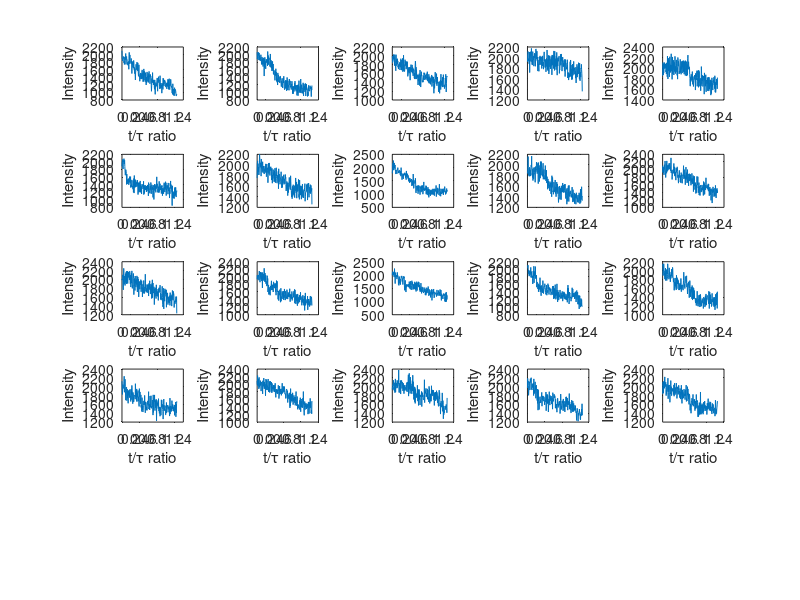
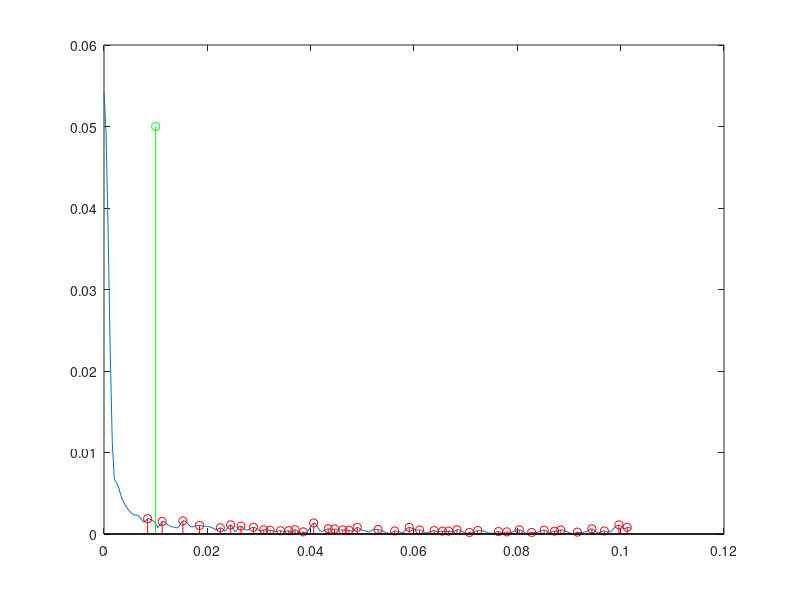
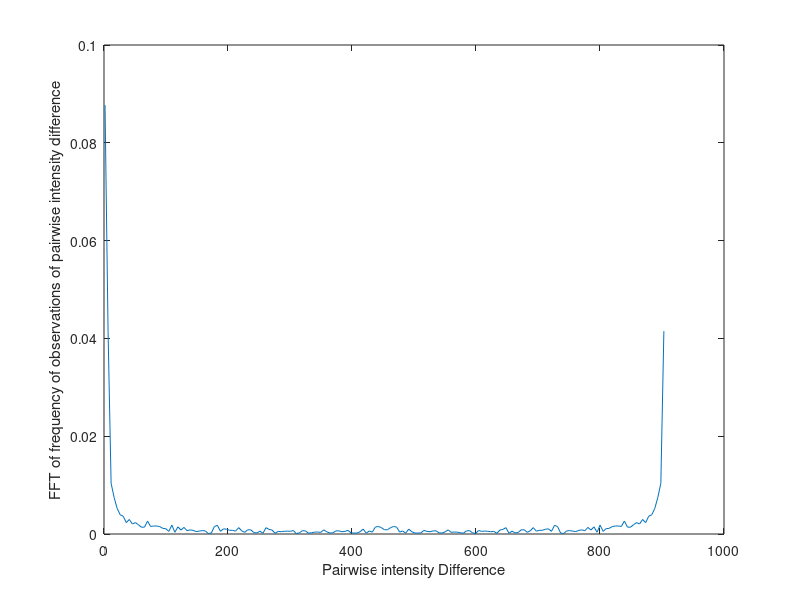

The MATLAB source for these figures, in order:
% Function that models bleaching effects
function bleaching


T = 20; % Number of tracks that are being sampled - make this a square number!
N = 10; % Number of protomers in one protein complex
T_max = 1;
T_res = 0.004;
tau = 0.8;
t_rat = linspace(0,T_max/tau,round(T_max/T_res));
S = round(T_max/T_res); % Number of samples in each track
I_1 = 100;

add_noise=1; % This parameters adds in noise to the intensity of each protomer
add_bg_noise=1; % This parameter adds in background noise (requires add_noise=1)
bg = 1000; % Intensity of the background noise
pn = 100; % Scale factor of the protomor noise



for t=1:T
        r = rand(N,1);
    for i=1:N
        P = exp(-t_rat); %% MAKE THIS POISSON
        
        time = find(P<r(i),1,'first');
        if ~isnan(time)
        bleaching_time_index(i) = time; % This is the index of when the protomer is photobleached
        else 
            bleaching_time_index(i) = NaN;%length(t_rat);
        end
    end
    bti = sort(bleaching_time_index);
    index = find(isnan(bti)==1,1,'first');
    bti(index:end)=[];
    status = ones(N,1);

    N_t = N*ones(length(t_rat),1);

    for i=1:length(bti)
       N_t(bti(i):end) = N_t(bti(i):end)-1;
    end
    
    % Plot these individual tracks
    
    I_t = N_t*I_1;
    
    % ADD NOISE?
    if add_noise==1
        noise = normrnd((I_1).*N_t/pn,I_t.*sqrt(N_t)/pn);
        % Add noise
        I_t = I_t + noise;
    end
    if add_bg_noise==1
            bg_noise = normrnd(bg,bg/10,length(I_t),1);
        I_t = I_t +bg_noise;
    end

   subplot(ceil(sqrt(T)),ceil(sqrt(T)),t)
 plot(t_rat,I_t)
    xlabel('t/\tau ratio')
    ylabel('Intensity')
    
    
end

%  plot(t_rat,I_t)
%     xlabel('t/\tau ratio')
%     ylabel('Intensity')


% Now, following SuppMeth4 in Marks Nature paper, get the pairwise differences
% for all tracks recorded for each seperate cell.
M = round(T_max/T_res);

diff_array_all = zeros(T*(M*(M-1)/2),1);
for t=1:T
    disp(['Processing track' num2str(t)])
    diff_array = zeros(M*(M-1)/2,1);
    count = 1;
    for i=1:length(I_t)
        for j=i+1:length(I_t)

            diff_array(count) = I_t(i)-I_t(j);
            count=count+1;
            
        end
    end
%     diff_array_all((M*(M-1)/2)*(t))
%     size(diff_array_all((M*(M-1)/2)*(t-1)+1:(M*(M-1)/2)*t));
    diff_array_all((M*(M-1)/2)*(t-1)+1:(M*(M-1)/2)*t)=diff_array;
%     diff_array_all((M*(M-1)/2)*(t))
    
    
%     %diff_array = diff_array./((N*(N-1)/2));
% %     subplot(3,1,2)
%     subplot(ceil(sqrt(T)),ceil(sqrt(T)),t)
%     [Nhist,X] = hist(diff_array,3000);
%     Nhist = Nhist./((N*(N-1)/2));
%     bar(X,Nhist,'hist')
%     xlabel('Pairwise intensity difference')
%     ylabel('Normalised Number of observations')
   
end

% Combine these data
    %diff_array = diff_array./((N*(N-1)/2));
%     subplot(3,1,2)
figure
    
    [Nhist,X] = hist(diff_array_all,300);
    Nhist = Nhist./((S*(S-1)/2));
    % remove all the negative elements
    [I] = find(X<0,1,'last');
    X(1:I) = [];
    Nhist(1:I) = [];
    bar(X,Nhist,'hist')
    xlabel('Pairwise intensity difference')
    ylabel('Normalised Number of observations')

%CHECK PERFORMED: THE TOTAL NUMBER OF POINTS IN DIFF_ARRAY_ALL is
%T*(M*M-1)/2) where M is the number of data points in each track with is
%thus round(T_max/T_res)

    bin_difference = diff(X);
    Fs = 1/bin_difference(1);
    L = 300;
    % S is the number of samples
    NFFT = 2^nextpow2(L);
    F = Fs/2*linspace(0,1,NFFT/2-1);
    Y = fft(Nhist,NFFT)/L;
    plot(F,abs(Y(1:NFFT/2-1)))
    Ys = abs(Y(1:NFFT/2-1));
    [I,J] = max(Ys);
    [pks,locs] = findpeaks(Ys);
    hold on
    stem(F(locs),Ys(locs),'r')
    % add in the 'real' frequency
    stem(1/I_1,0.05,'g')
    disp(['Intensity of the unitary step is' num2str(1./F(J))])





 figure
% 
pairwise_frequency = abs(ifft(Nhist));
plot(X,pairwise_frequency)
xlabel('Pairwise intensity Difference')
ylabel('FFT of frequency of observations of pairwise intensity difference')

[I,J] = max(pairwise_frequency);
disp(['Intensity of the unitary step is' num2str(X(J))])

% DIAGNOSIS OF CODE - try this with the bleaching time index




